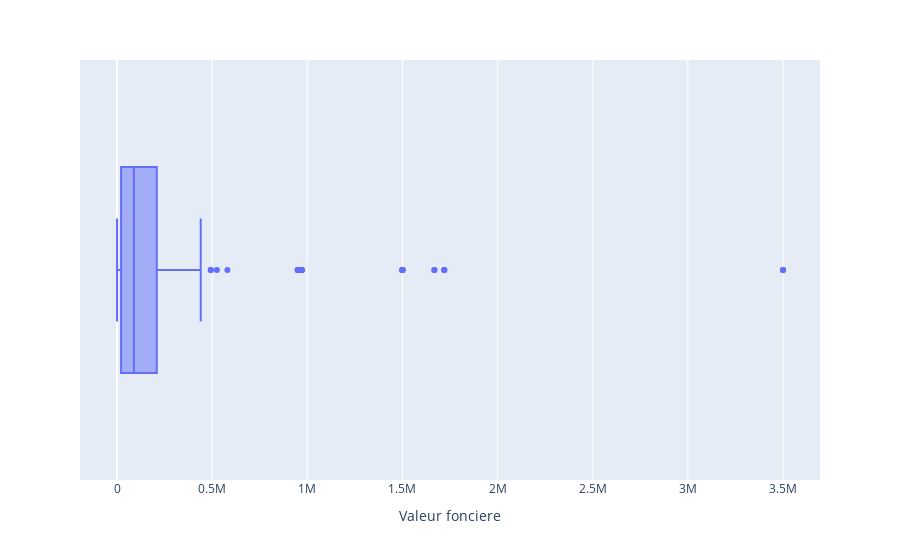

This figure's notebook cell:
### Code cell
fig3 = px.box(df, x="Valeur fonciere")
fig3.show()

### Figure 1 — Plotly figure (JSON) as saved in the notebook; plotly's stock layout.template omitted (floating-point values rounded to 4 significant figures; data arrays with more than 128 entries replaced by an {"elided": "..."} marker saying what was removed)
{"data": [{"alignmentgroup": "True", "hovertemplate": "Valeur fonciere=%{x}<extra></extra>", "legendgroup": "", "marker": {"color": "#636efa"}, "name": "", "notched": false, "offsetgroup": "", "orientation": "h", "showlegend": false, "type": "box", "x": {"elided": "1000 float values"}, "x0": " ", "xaxis": "x", "y0": " ", "yaxis": "y"}], "layout": {"boxmode": "group", "legend": {"tracegroupgap": 0}, "margin": {"t": 60}, "xaxis": {"anchor": "y", "domain": [0, 1], "title": {"text": "Valeur fonciere"}}, "yaxis": {"anchor": "x", "domain": [0, 1]}}}
